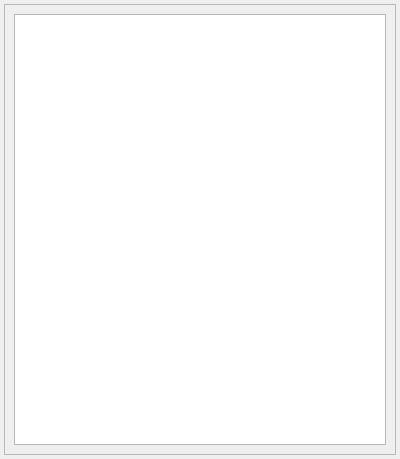
<?xml version="1.0" encoding="UTF-8"?>
<ui version="4.0">
 <class>StyleDockWidget</class>
 <widget class="QWidget" name="StyleDockWidget">
  <property name="geometry">
   <rect>
    <x>0</x>
    <y>0</y>
    <width>400</width>
    <height>459</height>
   </rect>
  </property>
  <property name="windowTitle">
   <string>DirtyDock</string>
  </property>
  <layout class="QVBoxLayout">
   <property name="spacing">
    <number>4</number>
   </property>
   <property name="margin">
    <number>4</number>
   </property>
   <item>
    <widget class="QFrame" name="frame">
     <property name="frameShape">
      <enum>QFrame::StyledPanel</enum>
     </property>
     <property name="frameShadow">
      <enum>QFrame::Raised</enum>
     </property>
     <layout class="QVBoxLayout">
      <item>
       <widget class="QListWidget" name="StyleList">
        <property name="contextMenuPolicy">
         <enum>Qt::CustomContextMenu</enum>
        </property>
        <property name="selectionMode">
         <enum>QAbstractItemView::ExtendedSelection</enum>
        </property>
       </widget>
      </item>
     </layout>
    </widget>
   </item>
  </layout>
 </widget>
 <resources/>
 <connections/>
</ui>
